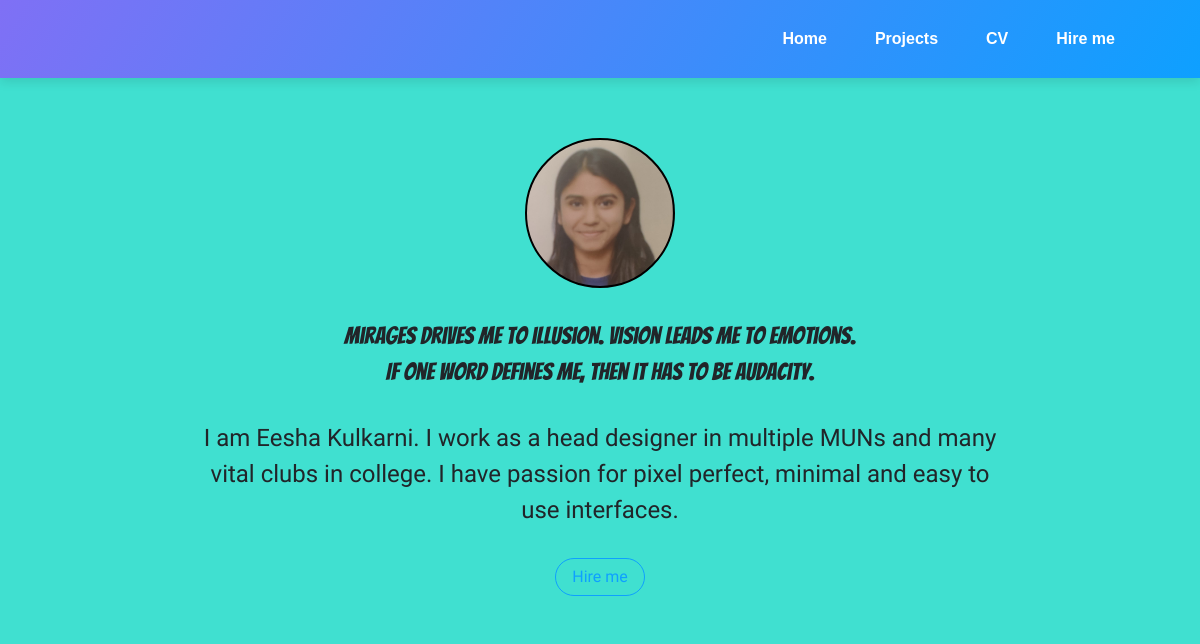
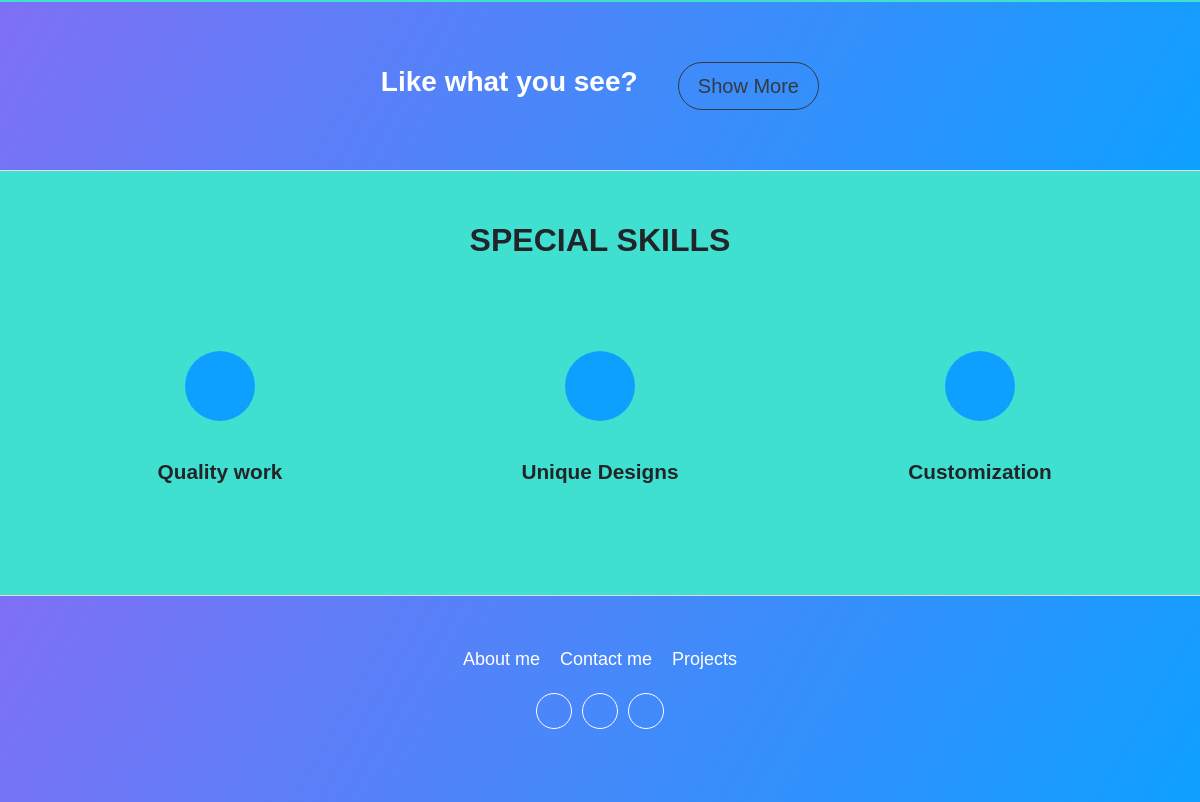
The app's page /, older data (2 pictures, top to bottom).
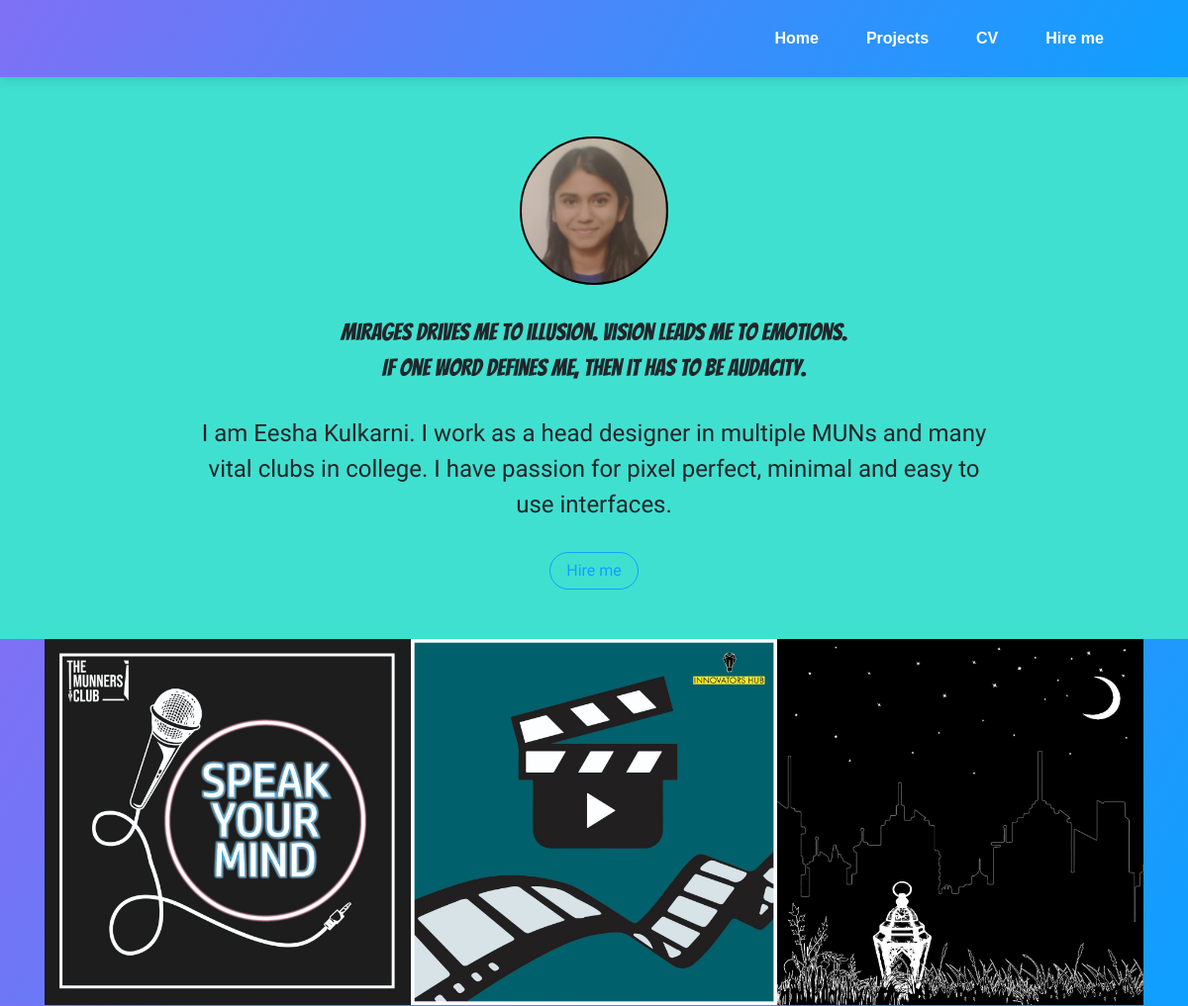
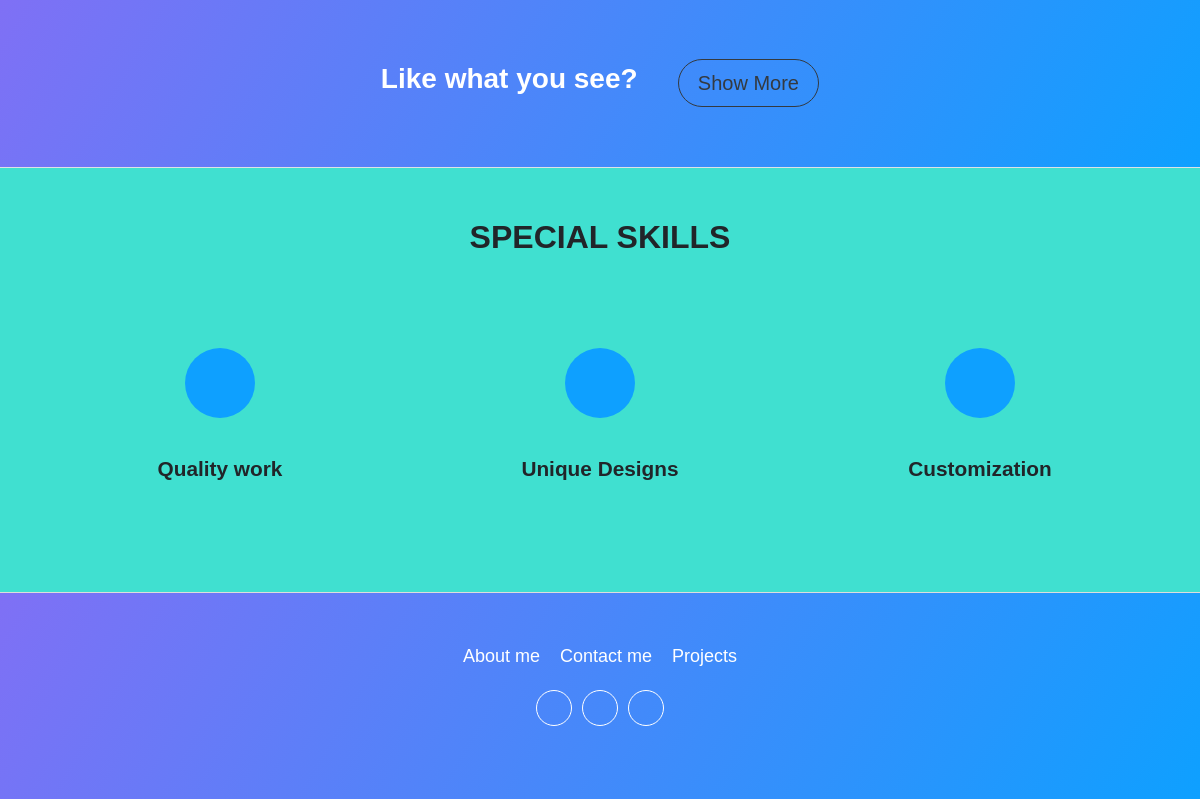
The same page, newer data (2 pictures, top to bottom).
### portfolio/models.py (models this page shows)
class HomepageImages(models.Model):
    worked_for = models.CharField(max_length=256, blank=True, null=True)
    description = models.CharField(max_length=256, blank=True, null=True)
    image = models.ImageField()

### portfolio/views.py (the view)
# urls.py: path('', views.homepage, name="index"),
def homepage(request):
    images = HomepageImages.objects.all()
    context = {
        'dict':images
    }
    return render(request, "index.html", context)

### portfolio/templates/index.html
{% extends 'base.html' %}
{% load static %}
{% block body_block %}
    <main class="page lanidng-page">
        <section class="portfolio-block block-intro">
            <div class="container">
                <div class="avatar" style="background-image:url(&quot;{% static 'assets/img/portfolio/profile-pic.jpeg' %}&quot;);
                border: black solid 2px;"></div>
                <div class="about-me" style="font-family: 'Yanone Kaffeesatz', sans-serif;">
                  <p style="font-family: 'Bangers', cursive;">Mirages drives me to illusion. Vision leads me to emotions.<br>
                    If one word defines me, then it has to be <strong>audacity.</strong>
                  </p>
                    <p>I am <strong>Eesha Kulkarni</strong>. I work as a head designer in multiple MUNs and many vital clubs in college.
                      I have passion for pixel perfect, minimal and easy to use interfaces.</p><a class="btn btn-outline-primary" role="button" href="#">Hire me</a></div>
            </div>
        </section>
        <section class="portfolio-block photography website gradient">
            <div class="container">
                <div class="row no-gutters">
                  {% for pic in dict %}
                  <div class="col-md-6 col-lg-4 item zoom-on-hover">
                    <img class="img-fluid image" src="{{ pic.image.url }}"></div>
                  {% endfor %}
                 </div>
            </div>
        </section>
        <section class="portfolio-block call-to-action border-bottom website gradient">
            <div class="container">
                <div class="d-flex justify-content-center align-items-center content">
                    <h3>Like what you see?</h3><button class="btn btn-outline-dark btn-lg" type="button">Show More</button></div>
            </div>
        </section>
        <section class="portfolio-block skills">
            <div class="container">
                <div class="heading">
                    <h2>Special Skills</h2>
                </div>
                <div class="row">
                    <div class="col-md-4">
                        <div class="card special-skill-item border-0">
                            <div class="card-header bg-transparent border-0"><i class="icon ion-ios-star-outline"></i></div>
                            <div class="card-body">
                                <h3 class="card-title">Quality work</h3>
                            </div>
                        </div>
                    </div>
                    <div class="col-md-4">
                        <div class="card special-skill-item border-0">
                            <div class="card-header bg-transparent border-0"><i class="icon ion-ios-lightbulb-outline"></i></div>
                            <div class="card-body">
                                <h3 class="card-title">Unique Designs</h3>
                            </div>
                        </div>
                    </div>
                    <div class="col-md-4">
                        <div class="card special-skill-item border-0">
                            <div class="card-header bg-transparent border-0"><i class="icon ion-ios-gear-outline"></i></div>
                            <div class="card-body">
                                <h3 class="card-title">Customization</h3>
                                </div>
                        </div>
                    </div>
                </div>
            </div>
        </section>
    </main>
    {% endblock %}

### portfolio/templates/base.html (shortened to what this page needs)
<!DOCTYPE html>
{% load static %}
<html>
<head>
    <link rel="stylesheet" href="{% static 'assets/bootstrap/css/bootstrap.min.css' %}">
    <link rel="stylesheet" href="https://cdnjs.cloudflare.com/ajax/libs/ionicons/2.0.1/css/ionicons.min.css">
    <link rel="stylesheet" href="https://cdnjs.cloudflare.com/ajax/libs/pikaday/1.6.1/css/pikaday.min.css">
    <link rel="stylesheet" href="https://unpkg.com/flickity@2/dist/flickity.min.css">
    <link rel="stylesheet" href="{% static 'assets/css/style.css' %}">
    <link rel="stylesheet" href="{% static 'assets/css/carousel.css' %}">
</head>
<body>
  <nav class="navbar navbar-dark navbar-expand-lg fixed-top bg-white portfolio-navbar gradient">
      <div class="container"><button data-toggle="collapse" class="navbar-toggler" data-target="#navbarNav"><span class="sr-only">Toggle navigation</span></button>
          <div class="collapse navbar-collapse"
              id="navbarNav">
              <ul class="nav navbar-nav ml-auto">
                  <li class="nav-item" role="presentation"><a class="nav-link active" href="{% url 'index' %}">Home</a></li>
                  <li class="nav-item" role="presentation"><a class="nav-link" href="{% url 'projects' %}">Projects</a></li>
                  <li class="nav-item" role="presentation"><a class="nav-link" href="cv.html">CV</a></li>
                  <li class="nav-item" role="presentation"><a class="nav-link" href="hire-me.html">Hire me</a></li>
              </ul>
          </div>
      </div>
  </nav>
  {% block body_block %}
  {% endblock %}
  <footer class="page-footer portfolio-block website gradient">
      <div class="container">
          <div class="links"><a href="#">About me</a><a href="#">Contact me</a><a href="#">Projects</a></div>
          <div class="social-icons"><a id="fb" href="#"></a>
            <a id="insta" href="#">
            </a>
            <a id="linkedin" href="#">
              </a></div>
      </div>
  </footer>
</body>
</html>

### portfolio/static/assets/css/style.css (style rules this page uses)
.lanidng-page { background-color: turquoise; }
.special-skill-item { background-color: turquoise; }
.portfolio-block { padding-top: 50px; padding-bottom: 50px; }

### portfolio/static/assets/css/carousel.css (style rules this page uses)
* { box-sizing: border-box; }
body { font-family: sans-serif; }

Row changes from the older to the newer data that the page shows:
added HomepageImages: image (picture)
added HomepageImages: image (picture)
added HomepageImages: image (picture)
